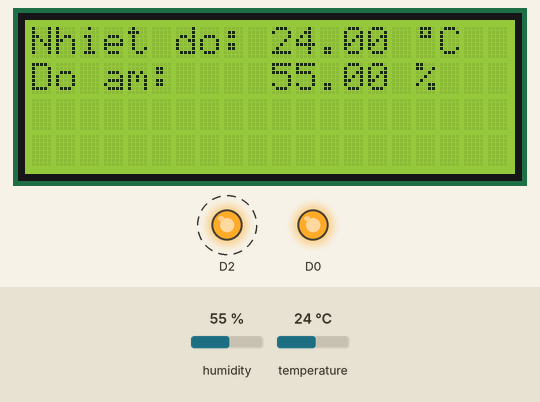
A sketch run on a simulated ESP8266 (NodeMCU). Parts: 20×4 character LCD, output pins drawn as LEDs (lit = HIGH). Dashed ring = blinking. The inputs (shaded band) are chosen by the test bench; at power-on: humidity 55 %, temperature 24 °C. WiFi joins after 1.5 s; servers stay silent unless stated; uploads are accepted with an empty reply; what the sketch prints to the serial monitor is not drawn.

Above: at 2.66 s.
2.9 s: humidity set to 22 %
At 13.8 s:
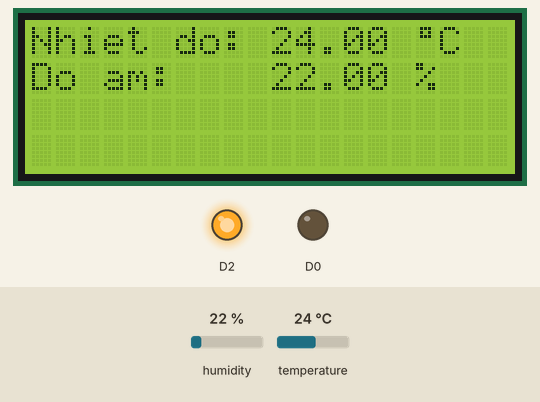
15.5 s: temperature set to 12 °C
At 25.99 s:
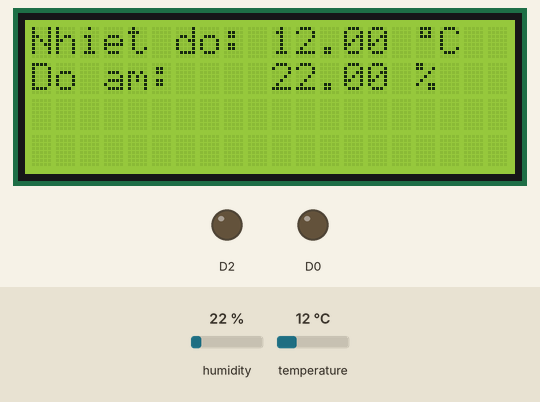
27.2 s: humidity set to 40 %
At 37.88 s:
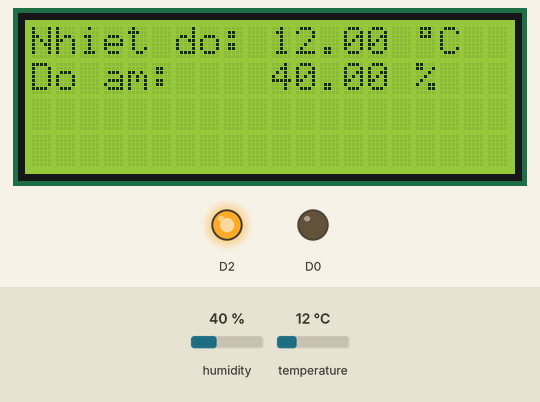
39.3 s: temperature set to 19 °C
At 50.47 s:
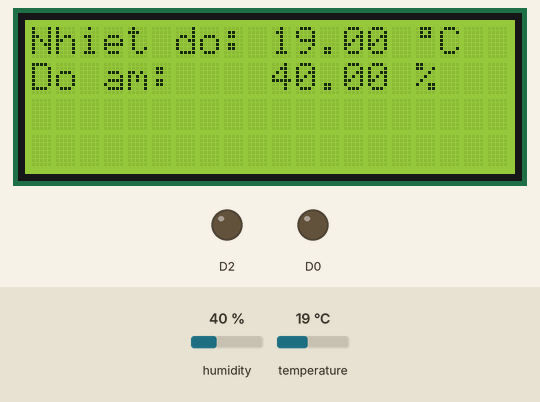
Timing chart, 0 to 52.7 s (numbered marks = the images above; inputs shaded):
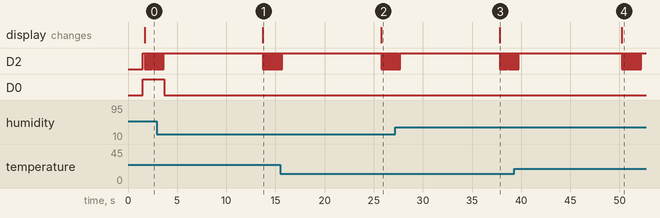

The sketch:

nienluan.ino
```cpp
#include <DHT.h>
#include <Wire.h>
#include <LiquidCrystal_I2C.h>
#include <ESP8266WiFi.h>
#include <ESP8266HTTPClient.h>

WiFiClient client;

String Address= "http://nguyentuantnt.000webhostapp.com/nienluan/add.php?";
String request_string;

long previousMillis = 0;
long currentMillis = 0;

HTTPClient http;

DHT dht(D3, DHT11);

LiquidCrystal_I2C lcd(0x27, 20, 4);


byte degree[8] = {
  0B01110,
  0B01010,
  0B01110,
  0B00000,
  0B00000,
  0B00000,
  0B00000,
  0B00000
};

 void bat_den(){
    for(int i =0; i<20; i++){
     digitalWrite(D2,LOW);delay(50);
     digitalWrite(D2,HIGH);delay(50);
     }
}

void setup()
{
    Serial.begin(115200);

  //Ket noi WiFi
    WiFi.disconnect();

    WiFi.begin("VivoTNT","23577777");
    while ((!(WiFi.status() == WL_CONNECTED))){
        delay(300);
    }

  //DHT11
    dht.begin();

  //Den
    pinMode(D2, OUTPUT);digitalWrite(D2, HIGH);

  //Loa
  pinMode(D0, OUTPUT);digitalWrite(D0, HIGH);

  //LCD
   Wire.begin(D5, D4); // SDA(D5) & SCL(D4)
  lcd.clear();
  lcd.init();
  lcd.backlight();
  lcd.begin(20, 4);
  lcd.print("Nhiet do:");
  lcd.setCursor(0,1);
  lcd.print("Do am:");
  lcd.createChar(1, degree);

}


void loop()
{
    float h = dht.readHumidity();
    float t = dht.readTemperature();
     if(isnan(t) || isnan(h)){
      Serial.println("Khong doc duoc du lieu!!!");
   }else{
   /// --In ra man hinh
      lcd.setCursor(10,0);
        lcd.print(round(t));
        lcd.print(" ");
        lcd.write(1);
        lcd.print("C");

        lcd.setCursor(10,1);
        lcd.print(round(h));
        lcd.print(" %");

         Serial.print("Nhiet do:");
         Serial.print(t);
         Serial.println(" *C");
         Serial.print("Do am: ");
         Serial.print(h);
         Serial.println(" %");
         Serial.println();

   }

   /// --Dieu kien
    if(h>80 || h<60 || t>32 || t<25){
          bat_den();
          digitalWrite(D0,LOW);
    }else{
       digitalWrite(D0,HIGH);
    }

  /// --Goi du lieu len server
    currentMillis = millis();
 if (currentMillis - previousMillis > 30000){
        previousMillis = currentMillis;
    if (client.connect("nguyentuantnt.000webhostapp.com",80)) {
      request_string = Address;
      request_string += "key=";
      request_string += "M2DC2R4P4LSBG5ZI";

      request_string += "&";
      request_string += "t";
      request_string += "=";
      request_string += t;

      request_string += "&";
      request_string += "h";
      request_string += "=";
      request_string += h;
      http.begin(request_string);
      http.GET();
      http.end();
    }
 }
 delay(10000);

}
```

Measured:
- after the input at 2.9 s, the display: changes after 10.8 s (image 1)
- after the input at 15.5 s, the display: changes after 10.3 s (image 2)
- after the input at 27.2 s, the display: changes after 10.6 s (image 3)
- after the input at 39.3 s, the display: changes after 10.9 s (image 4)
